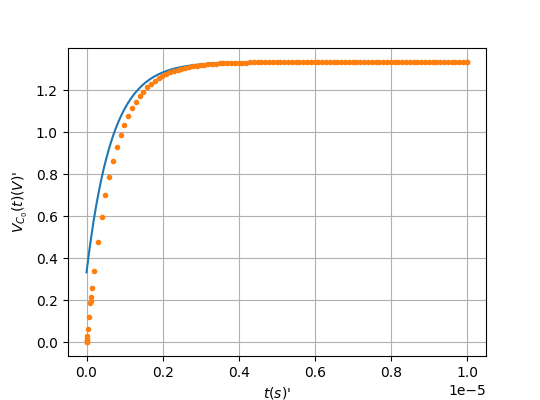

Reproduce this figure in Python.
import numpy as np
from matplotlib import pyplot as plt


def u(t):
    if t < 0: 
        return 0

    elif t == 0:
        return 0.5
    
    else: 
        return 1

vc0 = lambda t: (4/3) * 1 - np.exp(-1.5 * 10**6 * t) * u(t)
vco_spice = np.loadtxt('cktsig/codes/e2.txt')
k = np.linspace(1e-14,1e-5,100000, len(vco_spice))
t = np.linspace(1e-14,1e-5,100000, len(vco_spice))
vvco = [vc0(i) for i in t]
plt.figure(figsize=(5.4,4))
plt.plot(k,vvco, label='Theoretical')
plt.plot(vco_spice[:,0],vco_spice[:,1],'.', label='Simulated')
plt.xlabel("$t(s)$'")
plt.ylabel("$V_{C_{0}}(t) (V)$'")
plt.legend()
plt.grid(True, 'both')
plt.savefig('cktsig/figs/e2.6.png')
plt.show()